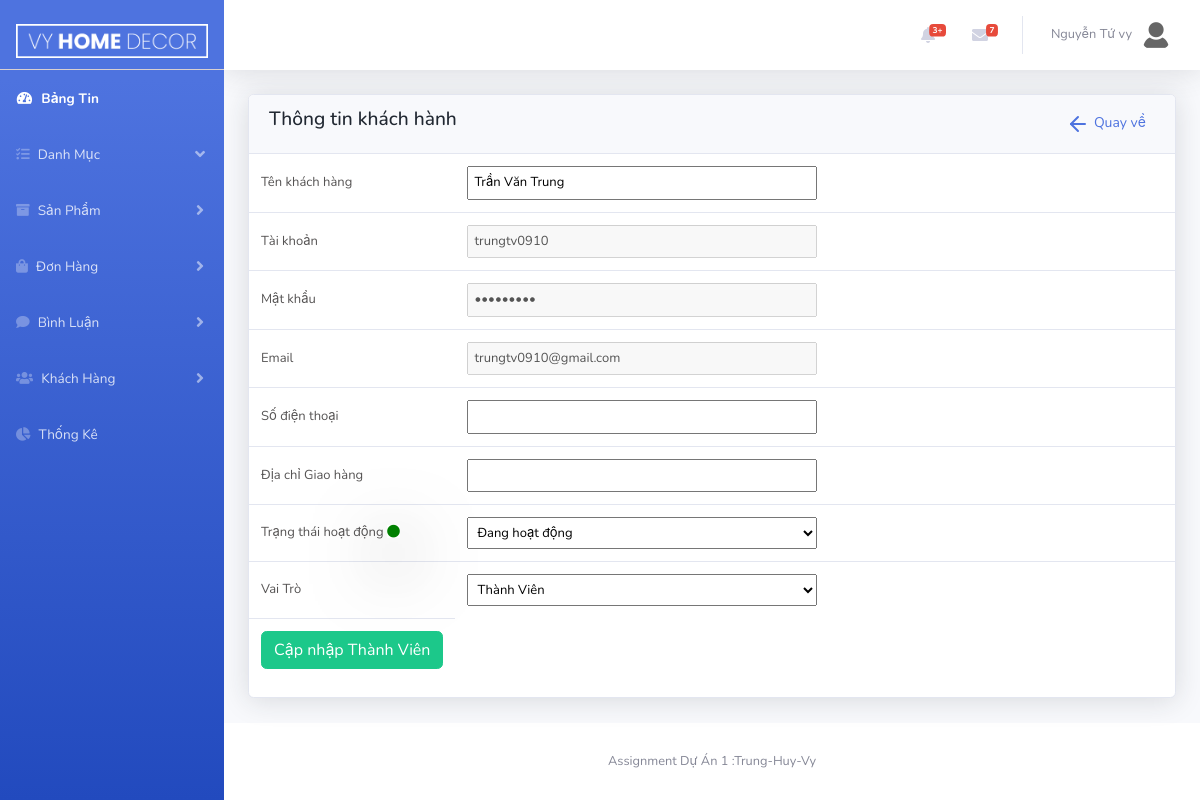
The page /Admin/index.php?act=customer&edit=11 (signed in) on the database its author committed.
### tables this page shows
CREATE TABLE `tbl_customer` (
  `custId` int(10) NOT NULL,
  `username` varchar(50) NOT NULL,
  `password` varchar(50) NOT NULL,
  `custName` varchar(50) NOT NULL,
  `image` varchar(255) DEFAULT NULL,
  `phone` varchar(50) DEFAULT NULL,
  `email` varchar(50) NOT NULL,
  `address` text DEFAULT NULL,
  `status` int(10) NOT NULL COMMENT '0:block ; 1:hoạt động',
  `role` int(10) NOT NULL COMMENT '0:khách hàng ;1:Admin'
);

### model/pdo.php (called while the page is built, shortened)
<?php
function pdo_get_connection()
{   $servername="localhost";
    $username='root';
    $password='';
    try{
        $dburl="mysql:host=$servername;dbname=vyhomedecor; charset=utf8";
        $conn = new PDO($dburl,$username,$password);
        $conn->setAttribute(PDO::ATTR_ERRMODE,PDO::ERRMODE_EXCEPTION);
        return $conn;
        }
        catch(PDOException $e){
            return "lỗi kết nối :". $e->getMessage();
        }
}
function pdo_query_one($sql){
    $sql_args = array_slice(func_get_args(),1);
    try{
        $conn =pdo_get_connection();
        $stmt =$conn->prepare($sql);
        $stmt -> execute($sql_args);
        $row =$stmt->fetch(PDO::FETCH_ASSOC);
        return $row;
    }catch(PDOException $e){
        throw $e;
    }
    finally{
        unset($conn);
    }
}
?>

### model/customer.php (called while the page is built, shortened)
<?php
include_once 'pdo.php';
function loadOne_customer($custId)
{
   $sql="SELECT * FROM tbl_customer where custId= $custId";
   $res =pdo_query_one($sql);
   return $res;
}
?>

### Admin/customer/edit.php (the view, shortened to what this page needs)
<div class="row">
    <div class="col-xl-12">
        <div class="card">
            <div class="card-header border-0">
                <div class="row align-items-center">
                    <div class="col">
                        <h4 class="page-header-title">
                            Thông tin khách hành
                        </h4>
                    </div>
                    <div class="col-12 col-xl-auto ">
                        <a class="btn btn-sm btn-light text-primary" href="index.php?act=customer&list">
                            <svg xmlns="http://www.w3.org/2000/svg" width="24" height="24" viewBox="0 0 24 24" fill="none" stroke="currentColor" stroke-width="2" stroke-linecap="round" stroke-linejoin="round" class="feather feather-arrow-left me-1">
                                <line x1="19" y1="12" x2="5" y2="12"></line>
                                <polyline points="12 19 5 12 12 5"></polyline>
                            </svg>
                            Quay về
                        </a>
                    </div>
                </div>
            </div>
            <div class="table-responsive">
                <form action="index.php?act=customer&update" method="post" enctype="multipart/form-data">
                    <table class="table align-items-center table-flush">
                        <tbody>
                            <tr>
                                <td width="170"> Tên khách hàng</td>
                                <td width="800">
                                    <input type="text" id="name" name='custName' value="<?= $oneCustomer['custName'] ?>">
                                </td>
                            </tr>
                            <tr>
                                <td> <i class="ni ni-circle-08"></i> Tài khoản</td>
                                <td>
                                    <input type="text" id="username" value="<?= $oneCustomer['username'] ?>" disabled>
                                </td>
                            </tr>
                            <tr>
                                <td>Mật khẩu</td>
                                <td><input type="password" id="password" value="<?= $oneCustomer['password'] ?>" disabled>
                                </td>
                            </tr>
                            <tr>
                                <td><i class="ni ni-email-83"></i> Email</td>
                                <td><input type="email" id="email" name="email" value="<?= $oneCustomer['email'] ?>" disabled>
                                </td>
                            </tr>
                            <tr>
                                <td> Số điện thoại</td>
                                <td><input type="text" id="phone" name="phone" value="<?= $oneCustomer['phone'] ?>">
                                </td>
                            </tr>
                            <tr>
                                <td><i class="ni ni-square-pin"></i> Địa chỉ Giao hàng</td>
                                <td> <input type="text" name="address" value="<?= $oneCustomer['address'] ?>"> </td>
                            </tr>
                            <tr>
                                <td> Trạng thái hoạt động <?php echo $oneCustomer['status'] == 0 ? " <i class='fas fa-circle fa-red'></i>" : " <i class='fas fa-circle fa-green'></i>"; ?> </td>
                                <td>
                                    <select name="status" id="">
                                        <option value="1" <?php echo $oneCustomer['status'] == 1 ? "selected" : "" ?>>Đang hoạt động </option>
                                    </select>
                                </td>
                            </tr>
                            <tr>
                                <td> Vai Trò</td>
                                <td>
                                    <select name="role" id="">
                                        <option value="0" <?php echo $oneCustomer['role'] == 0 ? "selected" : "" ?>>Thành Viên</option>
                                    </select>
                                </td>
                            </tr>
                            <tr>
                                <td>
                                    <input class="btn btn-success" id="updateCust" type="submit" name="updateCust" value="Cập nhập Thành Viên">
                                </td>
                            </tr>
                        </tbody>
                    </table>
                </form>
            </div>
        </div>
    </div>
</div>

### css/admin.css (style rules this page uses)
.table.align-items-center td, .table.align-items-center th { vertical-align: middle; }
.table td, .table th { font-size: .8125rem; white-space: normal; }
.fa-green { color: green; box-shadow: rgb(62, 136, 13) 0px 20px 30px -10px; }
.page-header-title { font-size: 1.2rem; color: #212832; font-weight: 500; line-height: 1.2; align-items: center; }
.card { box-shadow: 0 0.15rem 1.75rem 0 rgb(33 40 50 / 15%); }
.card:not([class*=bg-]) .card-header { color: #0061f2; }
.card .card-header { font-weight: 500; }
.table { color: rgb(86 84 84) !important; }

### Admin/customer/edit.php (style rules this page uses)
th, td { text-align: left; }
tr>td:nth-child(2)>input, select { padding: 5px; width: 350px; }
.fa-green { color: green; box-shadow: rgba(0, 0, 0, 0.56) 0px 22px 70px 4px; }

### rows shown on the page
tbl_customer: custName "Trần Văn Trung", username "trungtv0910", email "trungtv0910@gmail.com", status "Đang hoạt động", role "Thành Viên"

### other values the page prints
$account['custName'] "Nguyễn Tứ vy"
